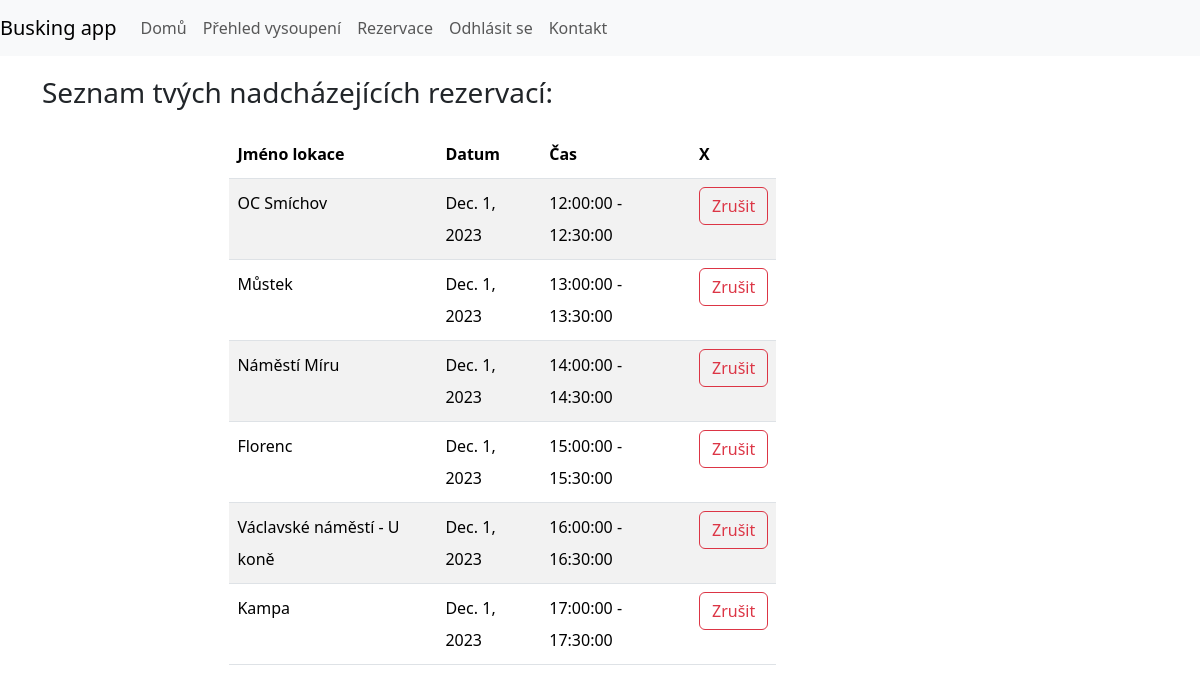
The page /my-shows/ (signed in) on the database as committed earlier.
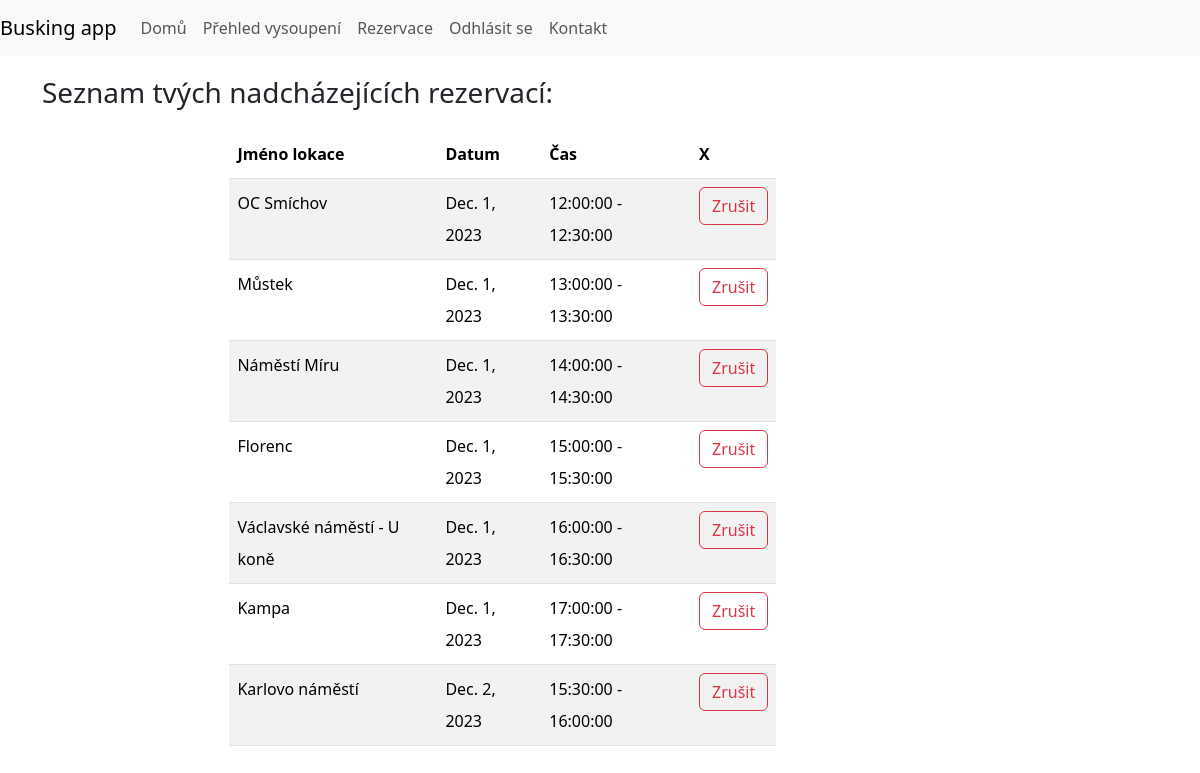
The same page on the database as committed later.
### show/models.py (models this page shows, shortened)
class Show(models.Model):
    artist = models.ForeignKey(User, on_delete=models.CASCADE, null=True)
    spot = models.ForeignKey(Spot, on_delete=models.CASCADE)
    date = models.DateField(null=True)
    time = models.ForeignKey('TimeSlot', on_delete=models.CASCADE)

class Spot(models.Model):
    lan = models.FloatField()
    lon = models.FloatField()
    name = models.CharField(max_length=125, null=False, default='')
    description = models.TextField(null=True)
    allowedSlots = models.CharField(max_length=300, null=False, default='')
    created_by = models.ForeignKey(User, on_delete=models.SET_NULL, null=True)
    shows_future = models.ManyToManyField('Show', related_name='show_f')
    shows_past = models.ManyToManyField('Show', related_name='show_p')

class TimeSlot(models.Model):
    start = models.TimeField()
    end = models.TimeField()
    def __str__(self):
        return str(self.start) + ' - ' + str(self.end)

### show/views.py (the view, shortened to what this page needs)
# urls.py: path("my-shows/", showView, name="show-list"),
def showView(request):
    if not request.user.is_authenticated:
        messages.error(request, "You have to be logged in to manage your shows")
    s = Show.objects.filter(artist=request.user)
    context = {
        'shows':s
    }
    return render(request, 'my_shows.html', context)

### templates/my_shows.html (shortened to what this page needs)
{% include '_base.html' %}
{% load static %}
{% block content %}
    <div class="container">
        <h3>Seznam tvých nadcházejících rezervací:</h3>
        <div id="timetable">
            <form method="post" action=""><table class="table table-striped table-hover" id="timetable">
                <thead>
                        <th>Jméno lokace</th>
                        <th>Datum</th>
                        <th>Čas</th>
                        <th>X</th>
                </thead>
                <tbody>
                    {% for show in shows %}<tr>
                        <td>{{show.spot.name}}</td>
                        <td>{{show.date}}</td>
                        <td>{{show.time}}</td>
                        <td><button class="btn btn-outline-danger delbooking" id="del{{show.id}}" value="{{show.id}}" name="del">Zrušit</button></td>
                    </tr>{% endfor %}
                </tbody>
            </table></form>
        </div>
    </div>
{% endblock %}

Rows that differ between the two databases and show on the page:
now on this page (row edited): Show: spot.name "Karlovo náměstí", date "Dec. 2, 2023", time "15:30:00 - 16:00:00", {{ show.id }} 830 (drawn)
